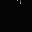
Frame 1 (no input)
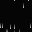
Frame 60 (the mouse pressed at the canvas centre just before this capture)
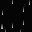
Frame 120 (the mouse held since frame 60 and released just before this capture)

The Processing sketch that drew these frames (run headless with seeded random() and noise(); from frame 60 on, the mouse is pressed at the canvas centre):

// Processing sketch: rain_level
// ── rain_level.pde
float[] Lx = new float[16];
float[] Ly = new float[16];
float LxSpeed;
float LySpeed = 0.8;


void setup() {
  size(32, 32);
  background(0);
  for (int i = 0; i < 16; i++) {
    Lx[i] = random(32);
  }
  for (int i = 0; i < 16; i++) {
    Ly[i] = random(-25, 0);
  }
}

void draw() {
  background(5);
  for (int i = 0; i < 16; i++) {
    stroke(5);
    point(Lx[i], Ly[i]);
    stroke(55);
    point(Lx[i], Ly[i]+1);
    stroke(105);
    point(Lx[i], Ly[i]+2);
    stroke(155);
    point(Lx[i], Ly[i]+3);
    stroke(205);
    point(Lx[i], Ly[i]+4);
    stroke(250);
    point(Lx[i], Ly[i]+5);
  }

  for (int i = 0; i < 16; i++) {
    Lx[i]+=LxSpeed;
    Ly[i]+=LySpeed;
  }
  for (int i = 0; i < 16; i++) {
    if (Ly[i] >= 32) {
      Ly[i] = random(-25, 0);
      Lx[i] = random(32);
    }
  }
}
